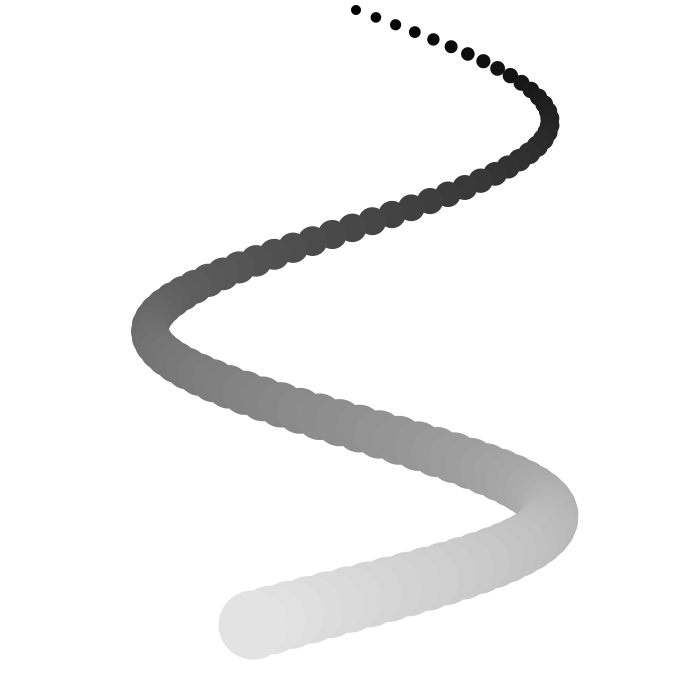
Frame 1 (no input)
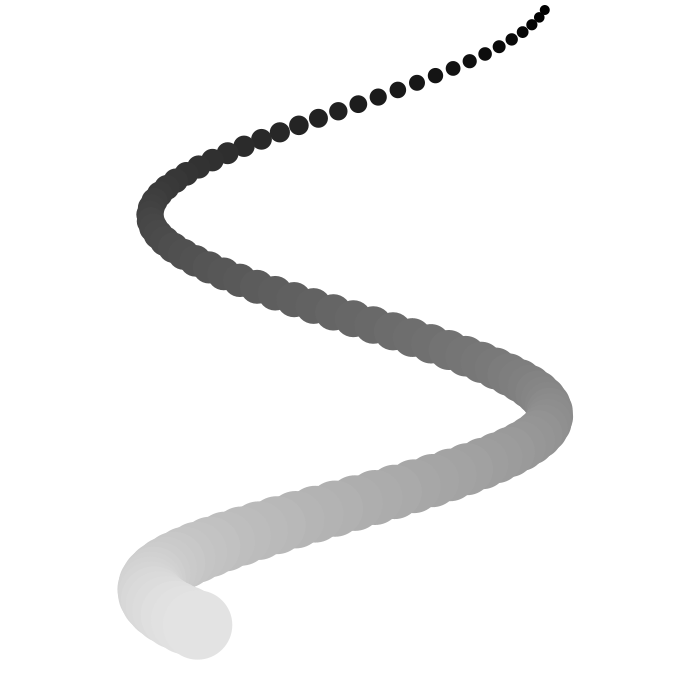
Frame 60 (the mouse pressed at the canvas centre just before this capture)
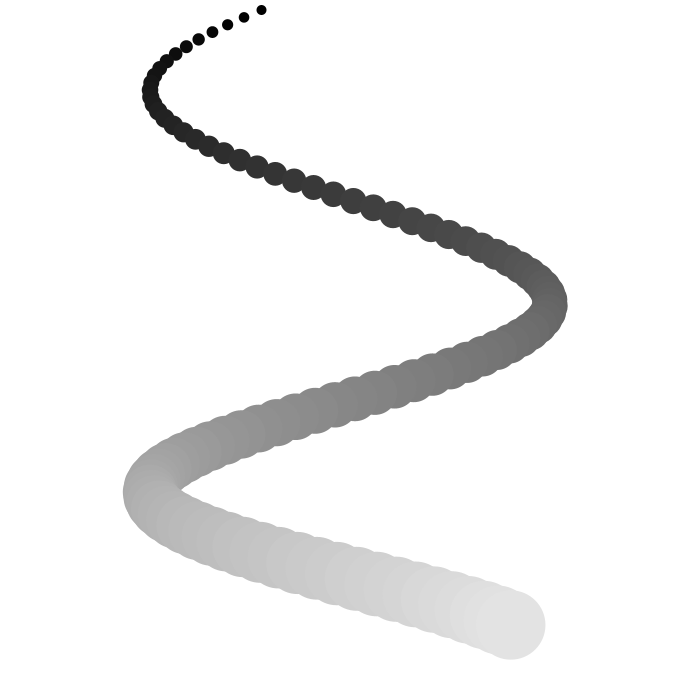
Frame 120 (the mouse held since frame 60 and released just before this capture)

The Processing sketch that drew these frames (run headless with seeded random() and noise(); from frame 60 on, the mouse is pressed at the canvas centre):

// Processing sketch: oscillationTrig
// ── oscillationTrig.pde
float x[] = new float[100];
float angle;
float rate;
float amplitude;

void setup() {
  size(700, 700);
  noStroke();

  angle = 0;
  amplitude = 200;
  rate = 0.3;
}

void draw() {
  background(255);
  noStroke();
  angle += rate;
  for (int i = 0; i < x.length; i++) {
    x[i] = width/2 + sin((angle + i) * 0.1) * amplitude;
    fill(map(i, 0, x.length, 0, 230));
    float siz = map(i, 0, x.length, 10, 70);
    float yPos = map(i, 0, x.length, 0 + siz, height - siz);
    ellipse(x[i], yPos, siz, siz);
  }
}
